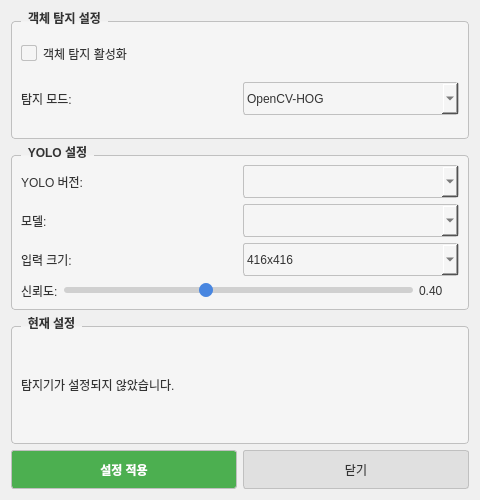
<?xml version="1.0" encoding="UTF-8"?>
<ui version="4.0">
 <class>ModelDialog</class>
 <widget class="QDialog" name="ModelDialog">
  <property name="geometry">
   <rect>
    <x>0</x>
    <y>0</y>
    <width>480</width>
    <height>500</height>
   </rect>
  </property>
  <property name="minimumSize">
   <size>
    <width>450</width>
    <height>0</height>
   </size>
  </property>
  <property name="windowTitle">
   <string>객체 탐지 모델 설정</string>
  </property>
  <property name="windowModality">
   <enum>Qt::NonModal</enum>
  </property>
  <property name="modal">
   <bool>false</bool>
  </property>
  <property name="styleSheet">
   <string notr="true">QDialog {
    background-color: #f0f0f0;
    color: #333333;
}
QLabel {
    color: #333333;
}
QGroupBox {
    background-color: #f5f5f5;
    border-radius: 4px;
    border: 1px solid #c0c0c0;
    margin-top: 10px;
    color: #333333;
    font-weight: bold;
}
QGroupBox::title {
    subcontrol-origin: margin;
    left: 10px;
    padding: 0 5px;
}
QPushButton {
    background-color: #e0e0e0;
    color: #333333;
    border: 1px solid #c0c0c0;
    border-radius: 3px;
    padding: 6px;
    min-height: 25px;
}
QPushButton:hover {
    background-color: #d0d0d0;
}
QPushButton#applyButton {
    background-color: #4caf50;
    color: white;
    font-weight: bold;
}
QComboBox {
    background-color: #f5f5f5;
    color: #333333;
    border: 1px solid #c0c0c0;
    border-radius: 3px;
    padding: 3px;
    min-height: 25px;
}
QCheckBox {
    color: #333333;
}
QCheckBox::indicator {
    border: 1px solid #c0c0c0;
    border-radius: 2px;
    width: 14px;
    height: 14px;
}
QCheckBox::indicator:checked {
    background-color: #4886e0;
}
QSlider::groove:horizontal {
    background: #d0d0d0;
    height: 6px;
    border-radius: 3px;
}
QSlider::handle:horizontal {
    background: #4886e0;
    width: 14px;
    margin-top: -4px;
    margin-bottom: -4px;
    border-radius: 7px;
}</string>
  </property>
  <layout class="QVBoxLayout" name="verticalLayout">
   <item>
    <widget class="QGroupBox" name="detectionGroup">
     <property name="title">
      <string>객체 탐지 설정</string>
     </property>
     <layout class="QVBoxLayout" name="verticalLayout_2">
      <item>
       <widget class="QCheckBox" name="detectionCheckBox">
        <property name="text">
         <string>객체 탐지 활성화</string>
        </property>
       </widget>
      </item>
      <item>
       <layout class="QHBoxLayout" name="modeLayout">
        <item>
         <widget class="QLabel" name="modeLabel">
          <property name="text">
           <string>탐지 모드:</string>
          </property>
         </widget>
        </item>
        <item>
         <widget class="QComboBox" name="modeCombo">
          <property name="enabled">
           <bool>false</bool>
          </property>
          <item>
           <property name="text">
            <string>OpenCV-HOG</string>
           </property>
          </item>
          <item>
           <property name="text">
            <string>YOLO</string>
           </property>
          </item>
         </widget>
        </item>
       </layout>
      </item>
     </layout>
    </widget>
   </item>
   <item>
    <widget class="QGroupBox" name="yoloGroup">
     <property name="visible">
      <bool>false</bool>
     </property>
     <property name="title">
      <string>YOLO 설정</string>
     </property>
     <layout class="QVBoxLayout" name="verticalLayout_3">
      <item>
       <layout class="QHBoxLayout" name="versionLayout">
        <item>
         <widget class="QLabel" name="versionLabel">
          <property name="text">
           <string>YOLO 버전:</string>
          </property>
         </widget>
        </item>
        <item>
         <widget class="QComboBox" name="versionCombo"/>
        </item>
       </layout>
      </item>
      <item>
       <layout class="QHBoxLayout" name="modelLayout">
        <item>
         <widget class="QLabel" name="modelLabel">
          <property name="text">
           <string>모델:</string>
          </property>
         </widget>
        </item>
        <item>
         <widget class="QComboBox" name="modelCombo"/>
        </item>
       </layout>
      </item>
      <item>
       <layout class="QHBoxLayout" name="inputSizeLayout">
        <item>
         <widget class="QLabel" name="inputSizeLabel">
          <property name="text">
           <string>입력 크기:</string>
          </property>
         </widget>
        </item>
        <item>
         <widget class="QComboBox" name="inputSizeCombo">
          <item>
           <property name="text">
            <string>416x416</string>
           </property>
          </item>
          <item>
           <property name="text">
            <string>608x608</string>
           </property>
          </item>
          <item>
           <property name="text">
            <string>832x832</string>
           </property>
          </item>
         </widget>
        </item>
       </layout>
      </item>
      <item>
       <layout class="QHBoxLayout" name="confidenceLayout">
        <item>
         <widget class="QLabel" name="confidenceLabel">
          <property name="text">
           <string>신뢰도:</string>
          </property>
         </widget>
        </item>
        <item>
         <widget class="QSlider" name="confidenceSlider">
          <property name="maximum">
           <number>99</number>
          </property>
          <property name="value">
           <number>40</number>
          </property>
          <property name="orientation">
           <enum>Qt::Horizontal</enum>
          </property>
         </widget>
        </item>
        <item>
         <widget class="QLabel" name="confidenceValueLabel">
          <property name="minimumSize">
           <size>
            <width>40</width>
            <height>0</height>
           </size>
          </property>
          <property name="text">
           <string>0.40</string>
          </property>
         </widget>
        </item>
       </layout>
      </item>
     </layout>
    </widget>
   </item>
   <item>
    <widget class="QGroupBox" name="currentSettingsGroup">
     <property name="title">
      <string>현재 설정</string>
     </property>
     <layout class="QVBoxLayout" name="verticalLayout_4">
      <item>
       <widget class="QLabel" name="currentSettingsLabel">
        <property name="text">
         <string>탐지기가 설정되지 않았습니다.</string>
        </property>
        <property name="wordWrap">
         <bool>true</bool>
        </property>
       </widget>
      </item>
     </layout>
    </widget>
   </item>
   <item>
    <layout class="QHBoxLayout" name="buttonLayout">
     <item>
      <widget class="QPushButton" name="applyButton">
       <property name="enabled">
        <bool>false</bool>
       </property>
       <property name="minimumSize">
        <size>
         <width>0</width>
         <height>30</height>
        </size>
       </property>
       <property name="text">
        <string>설정 적용</string>
       </property>
      </widget>
     </item>
     <item>
      <widget class="QPushButton" name="closeButton">
       <property name="minimumSize">
        <size>
         <width>0</width>
         <height>30</height>
        </size>
       </property>
       <property name="text">
        <string>닫기</string>
       </property>
      </widget>
     </item>
    </layout>
   </item>
  </layout>
 </widget>
 <resources/>
 <connections/>
</ui>
